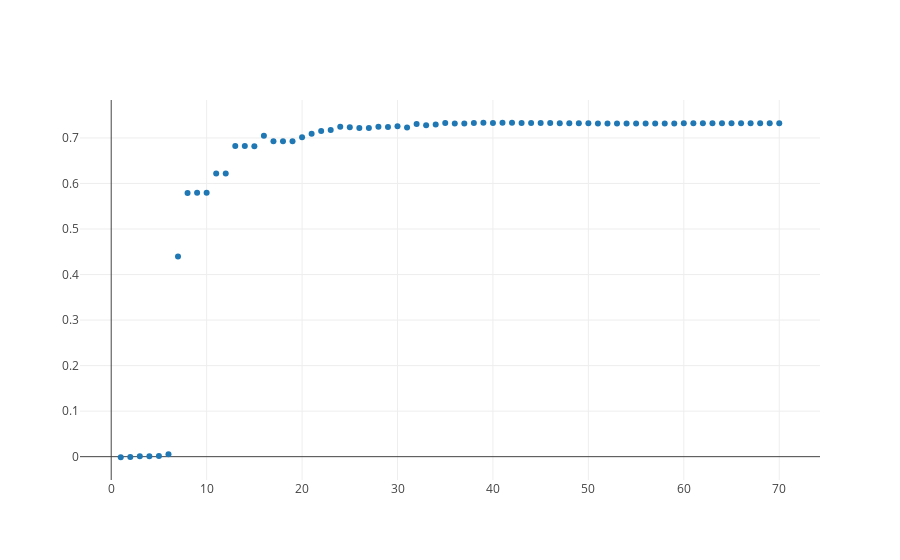

The code cell stored with this chart in its notebook:
### Code cell
from graph import trace_values, plot
trace = trace_values(x_values, y_values)
plot([trace])
